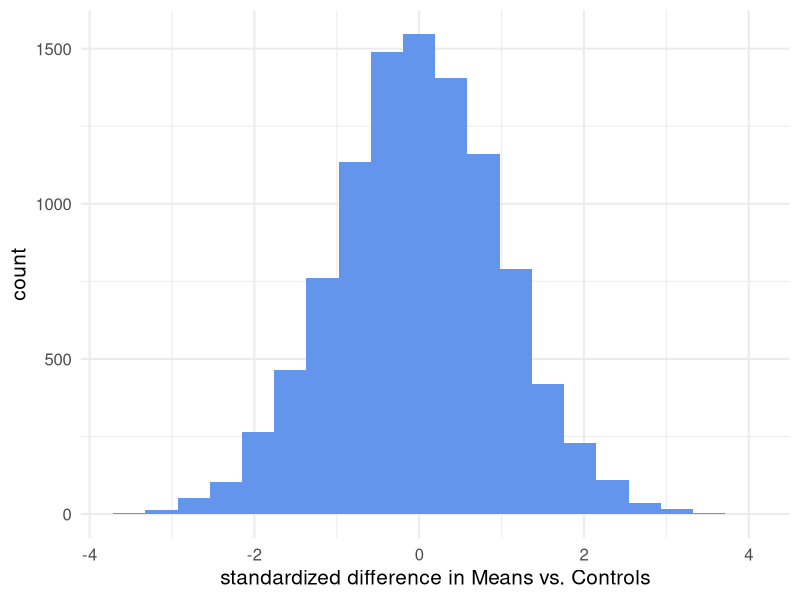
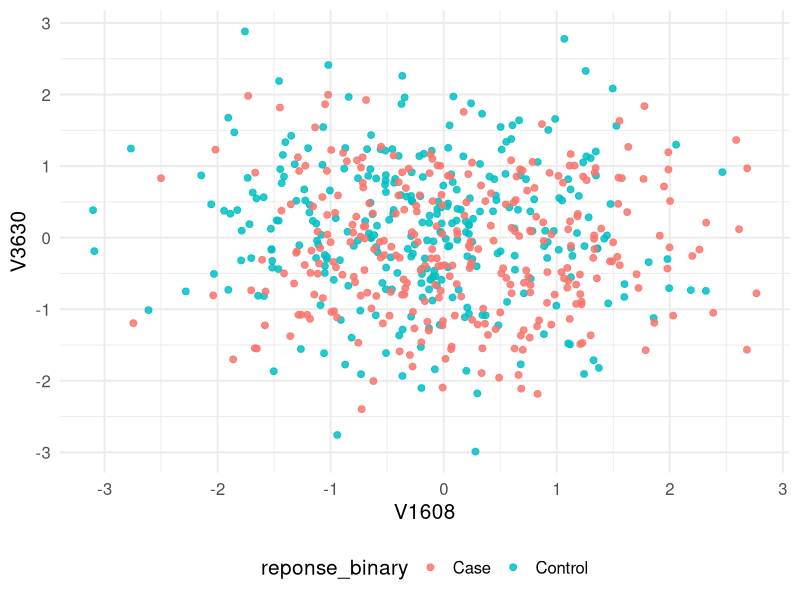
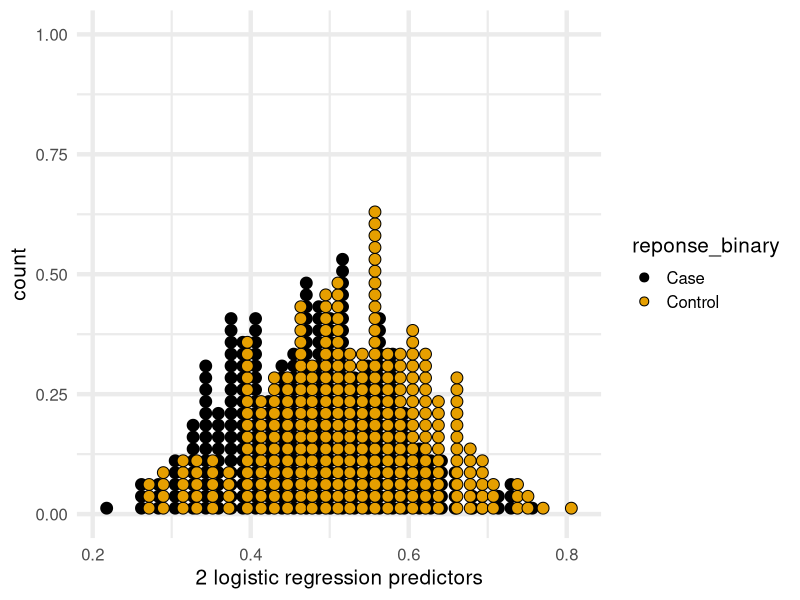
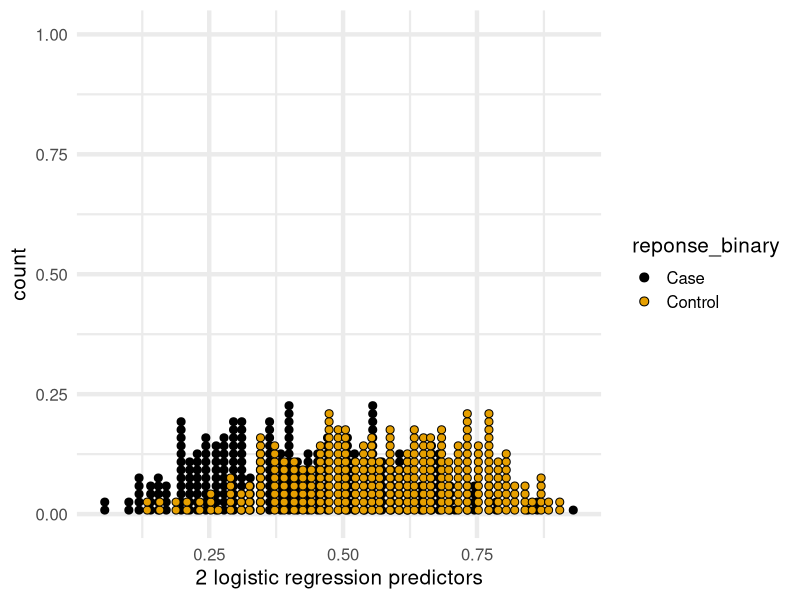
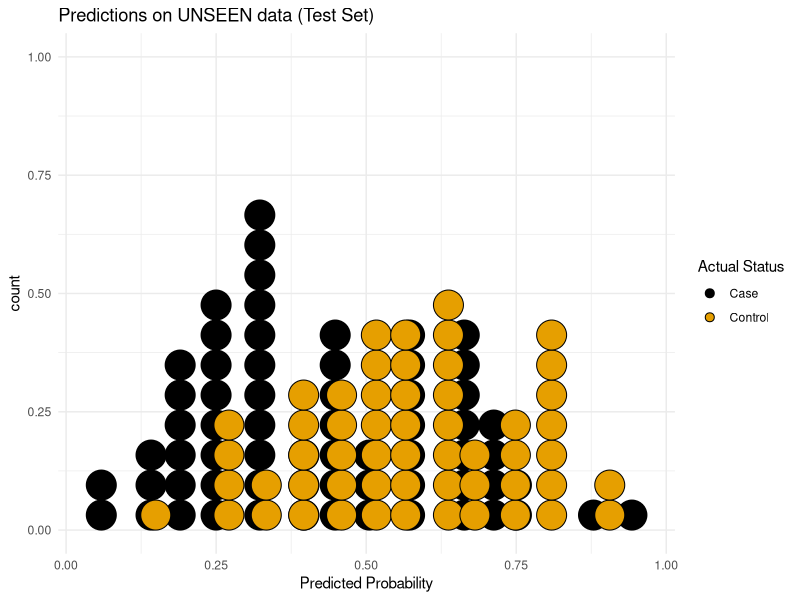

These charts were generated, in order, by the following R code: (Note: this script raises an error after producing the figures.)
## ---- chunk 1
library(tidyverse)
library(ggthemes)
library(knitr)
theme_set(theme_minimal(base_size = 15, base_line_size = 1.5))

set.seed(42)
n_ind <- 300  # How many individuals in each class
n_features <- 10^4 # How many spurious features ( aka predictors)

fake_features <- rnorm(n = 2*n_ind*n_features) # 2*n_ind in total * n_features
fake_df <- as_tibble(matrix(data = fake_features, ncol = n_features))
dim(fake_df)
rm(fake_features) # not needed --> cleanup

reponse_binary <- as.factor(c(rep("Control", n_ind), rep("Case", n_ind)))
reponse_score <- rnorm(n = 2*n_ind, mean = 10, sd = 2)
length(reponse_score)
pseudo_df  <- tibble(reponse_binary, fake_df)

pseudo_df %>% select(1:6) %>% head() %>% kable("pandoc", digits = 2)

## ---- chunk 2
df_longer <- pivot_longer(data = pseudo_df,
                          cols =2:(n_features+1),names_to = "Feature")
dim(df_longer)
names(df_longer) <-c("response", "Feature", "log10_gene_expr")
head(df_longer) %>% knitr::kable(digits = 2)
## ---- chunk 3
stats_byFeature_by_treatment <-df_longer %>%
  group_by(Feature,response) %>%
  summarize(n_obs = n(),   # just a check sample size
            mean = mean(log10_gene_expr),
            var = var(log10_gene_expr))

head(stats_byFeature_by_treatment) %>% knitr::kable(digits = 2)
## ---- chunk 4
summary_features <-pivot_wider(data = stats_byFeature_by_treatment, 
            names_from = response, 
            values_from = c("n_obs","mean", "var"))

head(summary_features) %>% knitr::kable(digits = 2)

## ---- chunk 5
summary_features  <- summary_features %>%
  mutate(mean_diff = mean_Case - mean_Control) %>%
  mutate(se_diff = sqrt( (var_Case/n_obs_Case) +(var_Control/n_obs_Control)) ) %>%
  mutate(t_welch = mean_diff / se_diff) %>%
  arrange(-abs(t_welch)) %>%
  {.}

knitr::kable(summary_features[1:10, c(1,8,10)], col.names = c("gene", "Obs_diff", "t_obs"))

## ---- chunk 6
ggplot(data = summary_features, aes(x=t_welch))+ 
  geom_histogram(bins = 20, fill="cornflowerblue")+  # <--my kind of blue :)
  xlab("standardized difference in Means vs. Controls")+
  theme_minimal(base_size = 15)+
  NULL


## ---- chunk 7
pseudo_df <- pseudo_df %>%
  mutate(logistic01 = ifelse(reponse_binary == "Case", 0, 1))
 
table(pseudo_df$logistic01)

ggplot(pseudo_df, aes(x=V1608, y = V3630, color = reponse_binary)) +
  geom_point(size=2, alpha=0.85)+
  theme_minimal(base_size = 15)+
  theme(legend.position = "bottom")+
  NULL

## ---- chunk 8


m1 <- glm(data = pseudo_df, formula = logistic01 ~ V1608 + V3630 ,  family = "binomial" )
m0 <- glm(data = pseudo_df, formula = logistic01 ~ 1,  family = "binomial" )
(1 - m1$deviance/m0$deviance)

pseudo_df$magic <-m1$fitted.values
ggplot(data = pseudo_df, aes(x=magic, fill = reponse_binary)) + 
  geom_dotplot(binwidth = 0.0150)+ 
  scale_fill_colorblind()+
  xlab("2 logistic regression predictors") +
  NULL


## ---- chunk 9
m1 <- glm(data = pseudo_df, formula = logistic01 ~ V1608 + V3630 + V2976 + V5864 + V1709 + V1777 + V148 + V9460 + V287 + V7702 ,  family = "binomial" )
m0 <- glm(data = pseudo_df, formula = logistic01 ~ 1,  family = "binomial" )
(1 - m1$deviance/m0$deviance)

pseudo_df$magic <-m1$fitted.values
ggplot(data = pseudo_df, aes(x=magic, fill = reponse_binary)) + 
  geom_dotplot(binwidth = 0.0150)+ 
  scale_fill_colorblind()+
  xlab("2 logistic regression predictors") +
  NULL
## ---- chunk 10
# Splitting the data: 80% for training, 20% for testing
set.seed(123)
train_idx <- sample(1:nrow(pseudo_df), size = 0.8 * nrow(pseudo_df))
train_data <- pseudo_df[train_idx, ]
test_data  <- pseudo_df[-train_idx, ]

# Training the model ONLY using the training data
m_train <- glm(data = train_data, 
               formula = logistic01 ~ V1608 + V3630 + V2976 + V5864 + V1709 + V1777 + V148 + V9460 + V287 + V7702, 
               family = "binomial")

# Prediction outcomes for the TEST data
test_predictions <- predict(m_train, newdata = test_data, type = "response")

# Plot the TEST results
test_results <- tibble(prob = test_predictions, real = test_data$reponse_binary)

ggplot(test_results, aes(x = prob, fill = real)) +
  geom_dotplot(binwidth = 0.05) +
  scale_fill_colorblind() +
  labs(title = "Predictions on UNSEEN data (Test Set)", 
       x = "Predicted Probability", 
       fill = "Actual Status") +
  theme_minimal()
## ---- chunk 11
library(tidyverse)
getwd()
tcgadf <- read_rds("../datasets/TCGA_cancer_classification/miniTCGA.3349x4006.rds") 

dim(tcgadf) # check this should be 3349 4007
names(tcgadf)[1:30]

tcgadf %>%
  group_by(response) %>%
  summarise(observations=n()) %>%
  knitr::kable()


tcgadf <- tcgadf %>%
  mutate(sampletype=response, 
         response=ifelse(test= response=="Tumor", yes = 1, no = 0 ))

tcgadf %>%
  group_by(response) %>%
  summarise(observations=n()) %>%
  knitr::kable()


